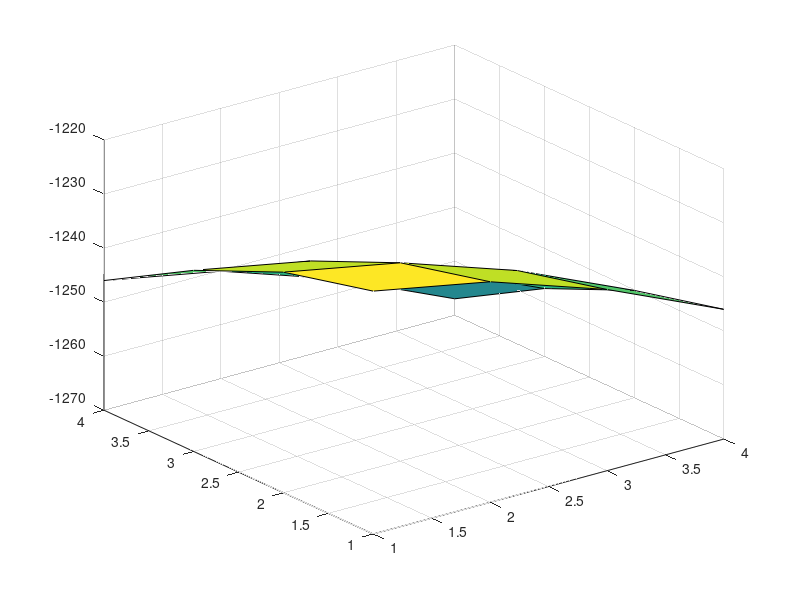

This figure's MATLAB source:
% Initialize variables
dx = 1;
dy = 1;
kappa = 0.1;
n = 10;
N = n + 2;

% Compute f
f = zeros(N);
for i = 2:N-1
    for j = 2:N-1
        f(i, j) = i + j;
    end
end

imagesc(f)

% Compute A
% Compute coefficients
c0 = -kappa^2 - 2.0/dx^2 - 2.0/dy^2;
c1 = 1.0/dx^2;
c2 = 1.0/dy^2;

% Initialize domain nodes coefficients
A = zeros(N^2);
for j = 2:N-1
    for i = 2:N-1
        k = (j-1)*N + i;
        A(k, k) = c0;
        A(k, k - 1) = c1;
        A(k, k + 1) = c1;
        A(k, k - N) = c2;
        A(k, k + N) = c2;
    end
end

% Initialize ghost nodes coefficients
for i = 2:N-1
    j1 = 1;
    j2 = N;
    k1 = (j1 - 1) * N + i;
    k2 = (j2 - 1) * N + i;
    A(k1, k1) = 1;
    A(k1, k1 + N) = -1;
    A(k2, k2) = 1;
    A(k2, k2 - N) = -1;
end

for j = 2:N-1
    i1 = 1;
    i2 = N;
    k3 = (j-1)*N + i1;
    k4 = (j-1)*N + i2;
    A(k3, k3) = 1;
    A(k3, k3 + 1) = -1;
    A(k4, k4) = 1;
    A(k4, k4 - 1) = -1;
end

A(1, 1) = 1;
A(N, N) = 1;
A(N*N, N*N) = 1;
A(N*(N-1) + 1, N*(N-1) + 1) = 1;

f_new = reshape(f, [(N)^2, 1]);

imagesc(A)

% Compute solution for Au = f

u = A \ f_new;

u_new = reshape(u, [N, N])';

% Remove ghost nodes from u matrix
u_new = u_new(2:5, 2:5);
surf(u_new);

%surf(u_new);


% Compute eigenvalues
e = eig(A);


           
            
